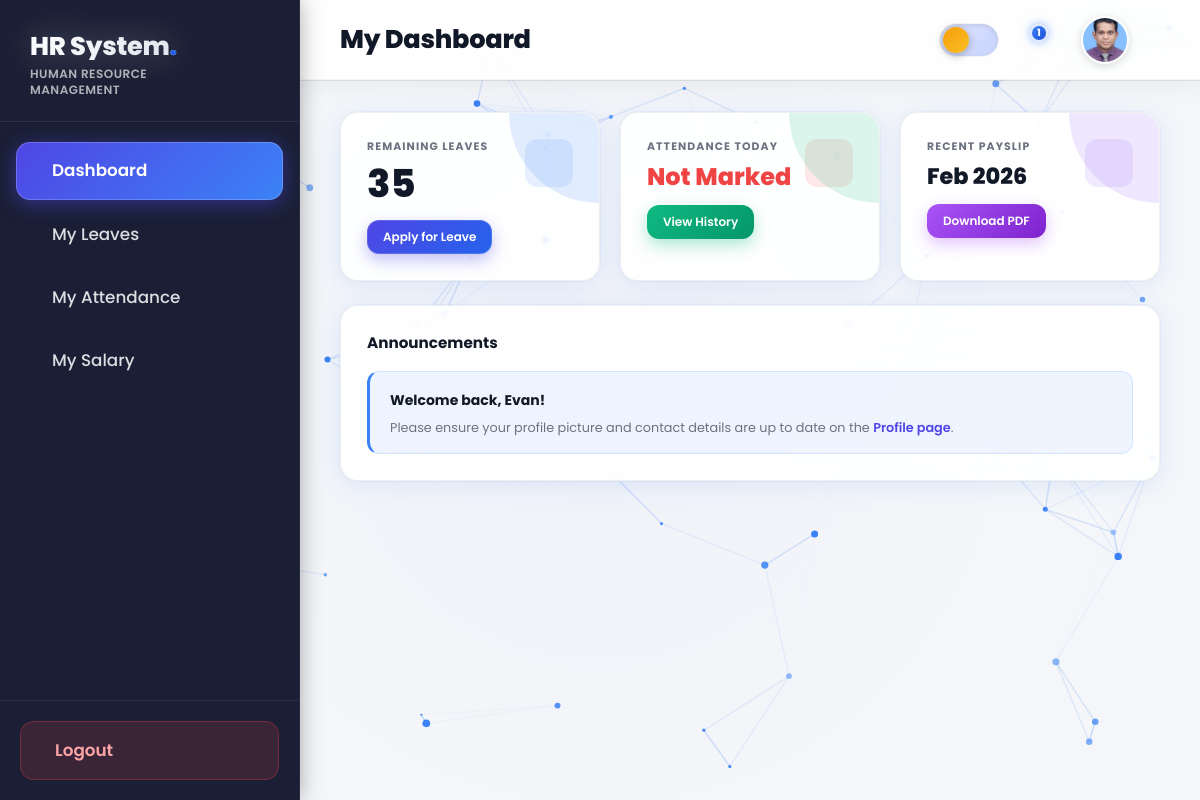
The page /dashboard/ (signed in) on the database its author committed.
### accounts/models.py (models this page shows, shortened)
class User(AbstractUser):
    ROLE_CHOICES = (
        ('HR', 'HR Manager'),
        ('EMPLOYEE', 'Employee'),
    )
    role = models.CharField(max_length=20, choices=ROLE_CHOICES, default='EMPLOYEE')
    profile_picture = models.ImageField(upload_to='profile_pics/', blank=True, null=True)

### payroll/models.py (models this page shows, shortened)
class Payroll(models.Model):
    MONTH_CHOICES = (
        ('1', 'January'), ('2', 'February'), ('3', 'March'),
        ('4', 'April'), ('5', 'May'), ('6', 'June'),
        ('7', 'July'), ('8', 'August'), ('9', 'September'),
        ('10', 'October'), ('11', 'November'), ('12', 'December')
    )
    employee = models.ForeignKey(settings.AUTH_USER_MODEL, on_delete=models.CASCADE, related_name='payrolls')
    month = models.CharField(max_length=2, choices=MONTH_CHOICES)
    year = models.IntegerField()
    basic_salary = models.DecimalField(max_digits=10, decimal_places=2)
    bonus = models.DecimalField(max_digits=10, decimal_places=2, default=0.00)
    deductions = models.DecimalField(max_digits=10, decimal_places=2, default=0.00)
    created_at = models.DateTimeField(auto_now_add=True)
    class Meta:
        unique_together = ('employee', 'month', 'year')
        ordering = ['-year', '-month']

### core/views.py (the view)
# urls.py: path('dashboard/', views.dashboard, name='dashboard'),
@login_required
def dashboard(request):
    today = datetime.date.today()
    current_year = today.year
    if request.user.role == 'HR':
        total_employees = User.objects.filter(role='EMPLOYEE').count()
        present_today = Attendance.objects.filter(date=today, status='PRESENT').count()
        payrolls_this_month = Payroll.objects.filter(month=str(today.month), year=current_year)
        total_monthly_payroll = sum(p.basic_salary + p.bonus - p.deductions for p in payrolls_this_month)
        dept_data = Department.objects.annotate(emp_count=Count('employee'))
        dept_labels = [d.name for d in dept_data]
        dept_counts = [d.emp_count for d in dept_data]
        leave_trend_data = []
        for m in range(1, 13):
            count = LeaveRequest.objects.filter(
                status='APPROVED',
                start_date__year=current_year,
                start_date__month=m
            ).count()
            leave_trend_data.append(count)
        monthly_payroll_data = []
        for m in range(1, 13):
            rows = Payroll.objects.filter(month=str(m), year=current_year)
            total = sum(float(p.basic_salary + p.bonus - p.deductions) for p in rows)
            monthly_payroll_data.append(total)
        context = {
            'total_employees': total_employees,
            'present_today': present_today,
            'total_monthly_payroll': total_monthly_payroll,
            'dept_labels': dept_labels,
            'dept_counts': dept_counts,
            'leave_trend_data': leave_trend_data,
            'total_approved_leaves': sum(leave_trend_data),
            'monthly_payroll_data': monthly_payroll_data,
            'month_names': MONTH_NAMES,
            'current_year': current_year,
        }
        return render(request, 'dashboard/hr_dashboard.html', context)
    else:
        total_allowed = sum(lt.days_allowed for lt in LeaveType.objects.all())
        used_leaves = sum(
            l.duration for l in LeaveRequest.objects.filter(
                employee=request.user, status='APPROVED', applied_on__year=today.year
            )
        )
        remaining_leaves = total_allowed - used_leaves
        attendance_today = Attendance.objects.filter(employee=request.user, date=today).first()
        recent_payslip = Payroll.objects.filter(employee=request.user).order_by('-year', '-month').first()
        context = {
            'remaining_leaves': remaining_leaves,
            'attendance_today': attendance_today,
            'recent_payslip': recent_payslip,
        }
        return render(request, 'dashboard/emp_dashboard.html', context)

### templates/dashboard/emp_dashboard.html (shortened to what this page needs)
{% extends 'base.html' %}
{% block header_title %}My Dashboard{% endblock %}
{% block content %}
<div style="display:grid;grid-template-columns:repeat(auto-fit,minmax(220px,1fr));gap:20px;margin-bottom:24px;">
    <div class="stat-card stat-blue">
        <div style="display:flex;align-items:flex-start;justify-content:space-between;">
            <div>
                <p style="font-size:0.68rem;font-weight:700;color:var(--text-muted);text-transform:uppercase;letter-spacing:0.1em;margin:0 0 10px;">Remaining Leaves</p>
                <h3 style="font-size:2.4rem;font-weight:800;color:var(--text-primary);margin:0;line-height:1;">{{ remaining_leaves }}</h3>
            </div>
            <div style="width:48px;height:48px;border-radius:12px;background:rgba(59,130,246,0.12);display:flex;align-items:center;justify-content:center;color:#3b82f6;flex-shrink:0;">
            </div>
        </div>
        <div style="margin-top:16px;">
            <a href="{% url 'leave_apply' %}" class="btn-primary" style="font-size:0.75rem;padding:8px 16px;">Apply for Leave</a>
        </div>
    </div>
    <div class="stat-card stat-green">
        <div style="display:flex;align-items:flex-start;justify-content:space-between;">
            <div>
                <p style="font-size:0.68rem;font-weight:700;color:var(--text-muted);text-transform:uppercase;letter-spacing:0.1em;margin:0 0 10px;">Attendance Today</p>
                <h3 style="font-size:1.5rem;font-weight:800;margin:0;line-height:1;{% if attendance_today %}color:#10b981;{% else %}color:#ef4444;{% endif %}">
                    {% if attendance_today %}Marked{% else %}Not Marked{% endif %}
                </h3>
            </div>
            <div style="width:48px;height:48px;border-radius:12px;{% if attendance_today %}background:rgba(16,185,129,0.12);color:#10b981;{% else %}background:rgba(239,68,68,0.12);color:#ef4444;{% endif %}display:flex;align-items:center;justify-content:center;flex-shrink:0;">
            </div>
        </div>
        <div style="margin-top:16px;">
            <a href="{% url 'attendance_list' %}" class="btn-primary" style="font-size:0.75rem;padding:8px 16px;background:linear-gradient(135deg, #10b981 0%, #059669 100%);box-shadow:0 6px 16px rgba(16,185,129,0.35);">View History</a>
        </div>
    </div>
    <div class="stat-card stat-purple">
        <div style="display:flex;align-items:flex-start;justify-content:space-between;">
            <div style="min-width:0;">
                <p style="font-size:0.68rem;font-weight:700;color:var(--text-muted);text-transform:uppercase;letter-spacing:0.1em;margin:0 0 10px;">Recent Payslip</p>
                <h3 style="font-size:1.4rem;font-weight:800;color:var(--text-primary);margin:0;line-height:1;white-space:nowrap;">
                    {% if recent_payslip %}
                        {% if recent_payslip.month == '1' %}Jan{% elif recent_payslip.month == '2' %}Feb{% elif recent_payslip.month == '3' %}Mar{% elif recent_payslip.month == '4' %}Apr{% elif recent_payslip.month == '5' %}May{% elif recent_payslip.month == '6' %}Jun{% elif recent_payslip.month == '7' %}Jul{% elif recent_payslip.month == '8' %}Aug{% elif recent_payslip.month == '9' %}Sep{% elif recent_payslip.month == '10' %}Oct{% elif recent_payslip.month == '11' %}Nov{% else %}Dec{% endif %} {{ recent_payslip.year }}
                    {% else %}No Records{% endif %}
                </h3>
            </div>
            <div style="width:48px;height:48px;border-radius:12px;background:rgba(139,92,246,0.12);display:flex;align-items:center;justify-content:center;color:#8b5cf6;flex-shrink:0;">
            </div>
        </div>
        <div style="margin-top:16px;">
            <a href="{% url 'export_payroll' %}" class="btn-primary" style="font-size:0.75rem;padding:8px 16px;background:linear-gradient(135deg, #a855f7 0%, #7e22ce 100%);box-shadow:0 6px 16px rgba(168,85,247,0.35);">Download PDF</a>
        </div>
    </div>
</div>
<div class="chart-card">
    <h3 style="font-size:0.95rem;font-weight:700;color:var(--text-primary);margin:0 0 16px;">Announcements</h3>
    <div style="padding:16px 20px;background:rgba(59,130,246,0.08);border:1px solid rgba(59,130,246,0.15);border-radius:12px;border-left:3px solid #3b82f6;">
        <strong style="font-size:0.875rem;color:var(--text-primary);">Welcome back, {{ request.user.first_name|default:request.user.username }}!</strong>
        <p style="font-size:0.8rem;color:var(--text-muted);margin:6px 0 0;">Please ensure your profile picture and contact details are up to date on the <a href="{% url 'profile' %}" style="color:var(--accent);font-weight:600;text-decoration:none;">Profile page</a>.</p>
    </div>
</div>
{% endblock %}

### templates/base.html (shortened to what this page needs)
<!DOCTYPE html>
<html lang="en" class="">
<head>
    <script src="https://cdn.tailwindcss.com"></script>
</head>
<body>
    <aside class="sidebar">
        <div class="sidebar-brand">
            <h1 style="font-size: 1.6rem; line-height: 1.1;">HR System<span style="color:var(--accent-2)">.</span></h1>
            <p style="font-size:0.75rem;color:rgba(255,255,255,0.65);margin-top:6px;letter-spacing:0.04em;font-weight:600;line-height:1.3;">HUMAN RESOURCE<br/>MANAGEMENT</p>
        </div>
        <nav class="sidebar-nav" id="sidebar-nav">
            <a href="{% url 'dashboard' %}" data-href="/">
                <span>Dashboard</span>
            </a>
            {% if request.user.role == 'HR' %}
            <a href="{% url 'employee_list' %}" data-href="/employees">
                <i class="ph ph-users nav-icon"></i><span>Employees</span>
            </a>
            <a href="{% url 'leave_list' %}" data-href="/leave">
                <i class="ph ph-calendar-blank nav-icon"></i><span>Leave Management</span>
            </a>
            <a href="{% url 'attendance_list' %}" data-href="/attendance">
                <i class="ph ph-clock nav-icon"></i><span>Attendance</span>
            </a>
            <a href="{% url 'payroll_list' %}" data-href="/payroll">
                <i class="ph ph-money nav-icon"></i><span>Payroll</span>
            </a>
            {% else %}
            <a href="{% url 'leave_list' %}" data-href="/leave">
                <span>My Leaves</span>
            </a>
            <a href="{% url 'attendance_list' %}" data-href="/attendance">
                <span>My Attendance</span>
            </a>
            <a href="{% url 'payroll_list' %}" data-href="/payroll">
                <span>My Salary</span>
            </a>
            {% endif %}
        </nav>
        <div class="sidebar-footer">
            <form action="{% url 'logout' %}" method="post">
                <div class="logout-btn-wrapper">
                    <button type="submit" class="logout-btn">
                        <span>Logout</span>
                    </button>
                </div>
            </form>
        </div>
    </aside>
    <div class="main-area">
        <header class="topbar">
            <div class="topbar-title">{% block header_title %}Overview{% endblock %}</div>
            <div class="topbar-actions">
                <button class="theme-toggle" onclick="toggleTheme()" title="Toggle Dark/Light Mode" aria-label="Toggle theme">
                    <div class="theme-toggle-knob">
                    </div>
                </button>
                <div style="position:relative;">
                    {% if request.user.role == 'HR' %}
                        {% with notif_count=pending_leaves_count|default:0 %}
                        <button class="icon-btn" onclick="toggleNotif(event)" id="notif-btn" aria-label="Notifications">
                            <i class="ph ph-bell"></i>
                            <span data-notif-badge data-count="{{ notif_count }}" style="{% if notif_count <= 0 %}display:none;{% endif %}position:absolute;top:6px;right:6px;height:18px;min-width:18px;border-radius:99px;background:linear-gradient(135deg,#ef4444,#b91c1c);color:#fff;font-size:10px;font-weight:700;display:flex;align-items:center;justify-content:center;padding:0 4px;box-shadow:0 0 10px rgba(239,68,68,0.6);animation:pulse 2s infinite;border:2px solid var(--bg-header);">{{ notif_count }}</span>
                        </button>
                        {% endwith %}
                    {% else %}
                        {% with notif_count=emp_notifications_count|default:0 %}
                        <button class="icon-btn" onclick="toggleNotif(event)" id="notif-btn" aria-label="Notifications">
                            <span data-notif-badge data-count="{{ notif_count }}" style="{% if notif_count <= 0 %}display:none;{% endif %}position:absolute;top:6px;right:6px;height:18px;min-width:18px;border-radius:99px;background:linear-gradient(135deg,#3b82f6,#1d4ed8);color:#fff;font-size:10px;font-weight:700;display:flex;align-items:center;justify-content:center;padding:0 4px;box-shadow:0 0 10px rgba(59,130,246,0.6);animation:pulse 2s infinite;border:2px solid var(--bg-header);">{{ notif_count }}</span>
                        </button>
                        {% endwith %}
                    {% endif %}
                </div>
                <a href="{% url 'profile' %}" class="profile-btn" title="Edit Profile">
                    <div class="profile-img-wrap">
                    {% if request.user.profile_picture %}
                        <img src="{{ request.user.profile_picture.url }}" alt="Profile" style="width:100%;height:100%;object-fit:cover;">
                    {% else %}
                        <div style="width:100%;height:100%;background:linear-gradient(135deg,#4f46e5,#2563eb);display:flex;align-items:center;justify-content:center;color:#fff;font-weight:700;font-size:1.2rem;">
                            {{ request.user.username|make_list|first|upper }}
                        </div>
                    {% endif %}
                    </div>
                </a>
            </div>
        </header>
        <main id="main-content" style="flex:1;overflow-y:auto;padding:32px 40px;position:relative;z-index:20;">
            {% block content %}{% endblock %}
        </main>
    </div>
</body>
</html>

### rows shown on the page
User: user.profile_picture (picture), user.first_name "Evan"
Payroll: year "2026"

### other values the page prints
{{ notif_count }} "1"
{{ remaining_leaves }} "35"
